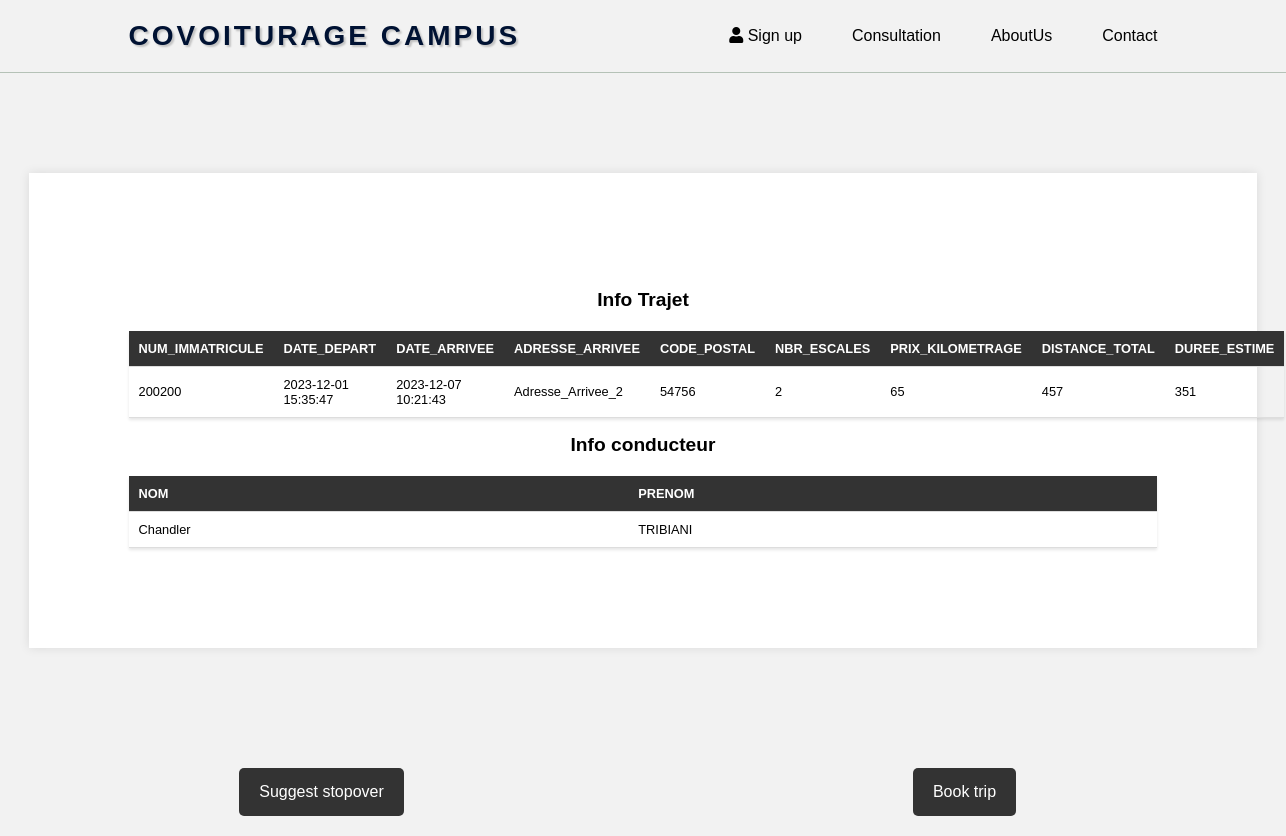
/php/info_trajet.php?num_trajet=2, run on the app's committed database.
### tables this page shows
CREATE TABLE IF NOT EXISTS TRAJET (
    NUM_TRAJET INT AUTO_INCREMENT PRIMARY KEY, 
    NUM_IMMATRICULE INT NOT NULL,
    DATE_DEPART TIMESTAMP NOT NULL,
    DATE_ARRIVEE TIMESTAMP NOT NULL,
    ADRESSE_ARRIVEE VARCHAR(100) NOT NULL,
    CODE_POSTAL INT NOT NULL,
    NBR_ESCALES INT NOT NULL DEFAULT 0,
    PRIX_KILOMETRAGE INT NOT NULL,
    DISTANCE_TOTAL INT NOT NULL,
    DUREE_ESTIME INT NOT NULL,
    FOREIGN KEY (NUM_IMMATRICULE) REFERENCES VOITURE(NUM_IMMATRICULE) ON DELETE CASCADE ON UPDATE CASCADE
);

CREATE TABLE IF NOT EXISTS ETUDIANT (
    NUM_ETUDIANT INT NOT NULL,
    PRENOM VARCHAR(100) NOT NULL,
    NOM VARCHAR(100) NOT NULL,
    PRIMARY KEY (NUM_ETUDIANT)
);

### php/info_trajet.php (the view, shortened to what this page needs)
<!DOCTYPE html>
<html lang="en">
<head>
</head>
<body>
<?php
include('header.php');
include('../connect.php');
?>
<div id="container">
    <?php
    if (isset($_GET['num_trajet'])) {
        $num_trajet = $_GET['num_trajet'];
        $query_trajet = "SELECT * FROM TRAJET WHERE NUM_TRAJET=?";
        $stmt_trajet = $conn->prepare($query_trajet);
        $stmt_trajet->bind_param("i", $num_trajet);
        executeAndDisplay($stmt_trajet, "Info Trajet",
            ['NUM_IMMATRICULE', 'DATE_DEPART', 'DATE_ARRIVEE', 'ADRESSE_ARRIVEE', 'CODE_POSTAL', 'NBR_ESCALES', 'PRIX_KILOMETRAGE', 'DISTANCE_TOTAL', 'DUREE_ESTIME']);
        $query_conducteur = "SELECT E.NOM, E.PRENOM
                            FROM ETUDIANT E
                            JOIN CONDUCTEUR C ON C.NUM_CONDUCTEUR = E.NUM_ETUDIANT
                            JOIN VOITURE V ON C.NUM_CONDUCTEUR = V.NUM_CONDUCTEUR
                            JOIN TRAJET J ON J.NUM_IMMATRICULE = V.NUM_IMMATRICULE
                            WHERE J.NUM_TRAJET=?";
        $stmt_conducteur = $conn->prepare($query_conducteur);
        $stmt_conducteur->bind_param("i", $num_trajet);
        executeAndDisplay($stmt_conducteur, "Info conducteur", ['NOM', 'PRENOM']);
    }
    function executeAndDisplay($stmt, $heading, $columns) {
        if ($stmt->execute()) {
            $result = $stmt->get_result();
            echo "<h2>$heading</h2>";
            if ($result->num_rows > 0) {
                echo '<table>';
                echo '<tr>';
                foreach ($columns as $column) {
                    echo "<th>$column</th>";
                }
                echo '</tr>';
                while ($row = $result->fetch_assoc()) {
                    echo '<tr>';
                    foreach ($columns as $column) {
                        echo '<td>' . $row[$column] . '</td>';
                    }
                    echo '</tr>';
                }
                echo '</table>';
            } else {
                echo "No result found.";
            }
        } else {
            echo "Erreur: " . $stmt->error;
        }
    }
    ?>
</div>
<div class="row">
    <div class="column">
        <button class="button" id="ProposerEscale">Suggest stopover</button>
    </div>
    <div class="column">
        <button class="button" id="ReserverTrajet">Book trip</button>
    </div>
</div>
</body>
</html>

### php/info_trajet.php (style rules this page uses)
body { font-family: 'Segoe UI', Tahoma, Geneva, Verdana, sans-serif; padding-top: 60px; background-color: #f2f2f2; margin: 0; color: #000000; }
.row { display: flex; justify-content: center; margin-top: 20px; }
.column { flex: 1; padding: 10px; text-align: center; }
.button { background-color: #333; color: white; padding: 15px 20px; border: none; border-radius: 5px; cursor: pointer; font-size: 16px; transition: background-color 0.3s, transform 0.3s; }
#container { width: 80%; margin: 100px auto; background: white; padding: 100px; box-shadow: 0 0 10px rgba(0, 0, 0, 0.1); text-align: center; font-size: 0.8rem; }
table { width: 100%; border-collapse: collapse; margin-top: 20px; box-shadow: 0 2px 3px rgba(0, 0, 0, 0.1); text-align: center; }
th, td { padding: 10px; text-align: left; border-bottom: 1px solid #ddd; }
th { background-color: #333; color: white; }
button, input[type=submit] { background-color: #333; color: white; padding: 10px 20px; border: none; border-radius: 4px; cursor: pointer; font-size: 16px; margin: 10px 0; }

### php/header.php (style rules this page uses)
body { font-family: 'DyeLine', sans-serif; margin: 0; padding: 0; }

### data on the page
trajet: NUM_IMMATRICULE "200200", DATE_DEPART "2023-12-01 15:35:47", DATE_ARRIVEE "2023-12-07 10:21:43", ADRESSE_ARRIVEE "Adresse_Arrivee_2", CODE_POSTAL "54756", NBR_ESCALES "2", PRIX_KILOMETRAGE "65", DISTANCE_TOTAL "457", DUREE_ESTIME "351"
etudiant: NOM "Chandler", PRENOM "TRIBIANI"

### other printed values
$heading "Info Trajet Info conducteur"
$column "NUM_IMMATRICULE"
$column "DATE_DEPART"
$column "DATE_ARRIVEE"
$column "ADRESSE_ARRIVEE"
$column "CODE_POSTAL"
$column "NBR_ESCALES"
$column "PRIX_KILOMETRAGE"
$column "DISTANCE_TOTAL"
$column "DUREE_ESTIME"
$column "NOM"
$column "PRENOM"
